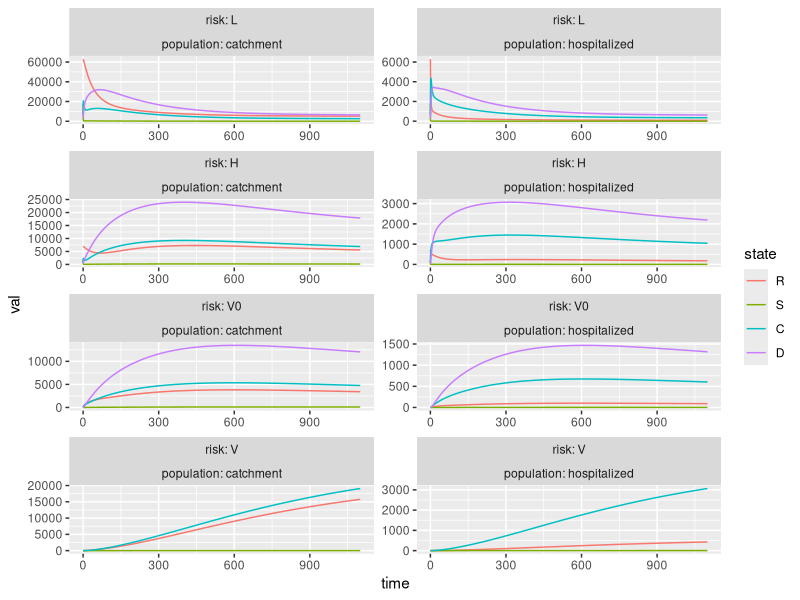

This figure's R source:
library(tidyverse)
library(deSolve)

cdiff_metapop_vacc <- function(t, state, parameters) {
  with(as.list(c(state, parameters)),
       {
         sumC1 <- C1L+C1H+C1V0+C1V
         sumD1 <- D1L+D1H+D1V0
         
         lambda1L <- betaC1L*sumC1 + betaD1L*sumD1
         lambda1H <- betaC1H*sumC1 + betaD1H*sumD1
         lambda1V0 <- betaC1V0*sumC1 + betaD1V0*sumD1
         lambda1V <- betaC1V*sumC1 + betaD1V*sumD1
         
         sumC2 <- C2L+C2H+C2V0+C2V
         sumD2 <- D2L+D2H+D2V0
         
         lambda2L <- betaC2L*sumC2 + betaD2L*sumD2
         lambda2H <- betaC2H*sumC2 + betaD2H*sumD2
         lambda2V0 <- betaC2V0*sumC2 + betaD2V0*sumD2
         lambda2V <- betaC2V*sumC2 + betaD2V*sumD2
         
         dR1L <- b - (d1+alpha1L+(delta+d2)*N2/N1)*R1L + theta1L*S1L + xi1L*C1L + (1-qL)*delta*R2L
         dS1L <-   - (d1+theta1L+lambda1L+(delta+d2)*N2/N1)*S1L + alpha1L*R1L + p1L*eps1L*D1L + (1-qL)*delta*S2L
         dC1L <-   - (d1+xi1L+phi1L+(delta+d2)*N2/N1)*C1L + lambda1L*S1L + (1-qL)*delta*C2L
         dD1L <-   - (d1+p1L*eps1L+(delta+d2)*N2/N1)*D1L + phi1L*C1L + delta*D2L
           
         dR1H <-  - (d1+alpha1H+(delta+d2)*N2/N1)*R1H + theta1H*S1H + xi1H*C1H + (1-qH)*delta*R2H
         dS1H <-  - (d1+theta1H+lambda1H+(delta+d2)*N2/N1)*S1H + alpha1H*R1H + p1H*eps1H*D1H + (1-qH)*delta*S2H
         dC1H <-  - (d1+xi1H+phi1H+(delta+d2)*N2/N1)*C1H + lambda1H*S1H + (1-qH)*delta*C2H
         dD1H <-  - (d1+p1H*eps1H+(delta+d2)*N2/N1)*D1H + phi1H*C1H + delta*D2H
          
         dR1V0 <- - (d1+alpha1V0+(delta+d2)*N2/N1+nu)*R1V0 + theta1V0*S1V0 + xi1V0*C1V0 + delta*(R2V0+qL*R2L+qH*R2H)
         dS1V0 <- - (d1+theta1V0+lambda1V0+(delta+d2)*N2/N1+nu)*S1V0 + alpha1V0*R1V0 + p1V0*eps1V0*D1V0 + delta*(S2V0+qL*S2L+qH*S2H)
         dC1V0 <- - (d1+xi1V0+phi1V0+(delta+d2)*N2/N1+nu)*C1V0 + lambda1V0*S1V0 + delta*(C2V0+qL*C2L+qH*C2H)
         dD1V0 <- - (d1+p1V0*eps1V0+(delta+d2)*N2/N1)*D1V0 + phi1V0*C1V0 + delta*D2V0
         
         dR1V <-  - (d1+alpha1V+(delta+d2)*N2/N1)*R1V + theta1V*S1V + xi1V*C1V + delta*R2V + nu*R1V0
         dS1V <-  - (d1+theta1V+lambda1V+(delta+d2)*N2/N1)*S1V + alpha1V*R1V + delta*S2V + nu*S1V0
         dC1V <-  - (d1+xi1V+(delta+d2)*N2/N1)*C1V + lambda1V*S1V + delta*C2V + nu*C1V0
         
         dR2L <-   - (d2+alpha2L+delta)*R2L + theta2L*S2L + xi2L*C2L + (1-r)*(delta+d2)*N2/N1*R1L
         dS2L <-   - (d2+theta2L+lambda2L+delta)*S2L + alpha2L*R2L + p2L*eps2L*D2L + (1-r)*(delta+d2)*N2/N1*S1L
         dC2L <-   - (d2+xi2L+phi2L+delta)*C2L + lambda2L*S2L + (1-r)*(delta+d2)*N2/N1*C1L
         dD2L <-   - (d2+p2L*eps2L+delta)*D2L + phi2L*C2L + (1-r)*(delta+d2)*N2/N1*D1L
         
         dR2H <-  - (d2+alpha2H+delta)*R2H + theta2H*S2H + xi2H*C2H + (delta+d2)*N2/N1*(r*R1L+R1H)
         dS2H <-  - (d2+theta2H+lambda2H+delta)*S2H + alpha2H*R2H + p2H*eps2H*D2H + (delta+d2)*N2/N1*(r*S1L+S1H)
         dC2H <-  - (d2+xi2H+phi2H+delta)*C2H + lambda2H*S2H + (delta+d2)*N2/N1*(r*C1L+C1H)
         dD2H <-  - (d2+p2H*eps2H+delta)*D2H + phi2H*C2H + (delta+d2)*N2/N1*(r*D1L+D1H)
         
         dR2V0 <- - (d2+alpha2V0+delta+nu)*R2V0 + theta2V0*S2V0 + xi2V0*C2V0 + (delta+d2)*N2/N1*R1V0
         dS2V0 <- - (d2+theta2V0+lambda2V0+delta+nu)*S2V0 + alpha2V0*R2V0 + p2V0*eps2V0*D2V0 + (delta+d2)*N2/N1*S1V0
         dC2V0 <- - (d2+xi2V0+phi2V0+delta+nu)*C2V0 + lambda2V0*S2V0 + (delta+d2)*N2/N1*C1V0
         dD2V0 <- - (d2+p2V0*eps2V0+delta)*D2V0 + phi2V0*C2V0 + (delta+d2)*N2/N1*D1V0
         
         dR2V <-  - (d2+alpha2V+delta)*R2V + theta2V*S2V + xi2V*C2V + nu*R2V0 + (delta+d2)*N2/N1*R1V
         dS2V <-  - (d2+theta2V+lambda2V+delta)*S2V + alpha2V*R2V + nu*S2V0 + (delta+d2)*N2/N1*S1V
         dC2V <-  - (d2+xi2V+delta)*C2V + lambda2V*S2V + nu*C2V0 + (delta+d2)*N2/N1*C1V
         
         list(c(dR1L, dS1L, dC1L, dD1L, dR1H, dS1H, dC1H, dD1H, dR1V0, dS1V0, dC1V0, dD1V0, dR1V, dS1V, dC1V, dR2L, dS2L, dC2L, dD2L, dR2H, dS2H, dC2H, dD2H, dR2V0, dS2V0, dC2V0, dD2V0, dR2V, dS2V, dC2V))
       })
}

N1 <- 100000
N2 <- 10000
d1 <- 1/(78.5*365)
d2 <- .0068
b <- d1*N1 + d2*N2



parameters <- c(N1 = N1, N2 = N2, d1 = d1, d2 = d2, b = b,
                
                alpha1L = 0.5/50, theta1L = 0.0033, xi1L = 0.0165, phi1L = 0.2, 
                p1L = 0.8, eps1L = 0.1, betaC1L = 0.007/50, betaD1L = 0.007/50,
                
                alpha1H = 0.5/50, theta1H = 0.0033, xi1H = 0.0165, phi1H = 0.2, 
                p1H = 0.8, eps1H = 0.1, betaC1H = 0.007/50, betaD1H = 0.007/50,
                
                alpha1V0 = 0.5/50, theta1V0 = 0.0033, xi1V0 = 0.0165, phi1V0 = 0.2, 
                p1V0 = 0.8, eps1V0 = 0.1, betaC1V0 = 0.007/50, betaD1V0 = 0.007/50,
                
                alpha1V = 0.5/50, theta1V = 0.0033, xi1V = 0.0165, 
                betaC1V = 0.007/50, betaD1V = 0.007/50,
                
                alpha2L = 0.5, theta2L = 0.0033, xi2L = 0.0165, phi2L = 0.2, 
                p2L = 0.8, eps2L = 0.1, betaC2L = 0.007, betaD2L = 0.007,
                
                alpha2H = 0.5, theta2H = 0.0033, xi2H = 0.0165, phi2H = 0.2, 
                p2H = 0.8, eps2H = 0.1, betaC2H = 0.007, betaD2H = 0.007,
                
                alpha2V0 = 0.5, theta2V0 = 0.0033, xi2V0 = 0.0165, phi2V0 = 0.2, 
                p2V0 = 0.8, eps2V0 = 0.1, betaC2V0 = 0.007, betaD2V0 = 0.007,
                
                alpha2V = 0.5, theta2V = 0.0033, xi2V = 0.0165, 
                betaC2V = 0.007, betaD2V = 0.007,
                
                qL = 0.25, qH = 0.25, r = 0.25, nu = 2/365, delta = 0.135)

state <- c(R1L = 0.63*N1, S1L = 0.18*N1, C1L = 0.063*N1, D1L = 0.027*N1,
           R1H = 0.07*N1, S1H = 0.02*N1, C1H = 0.007*N1, D1H = 0.003*N1,
           R1V0 = 0, S1V0 = 0, C1V0 = 0, D1V0 = 0,
           R1V = 0, S1V = 0, C1V = 0,
           
           R2L = 0.63*N2, S2L = 0.18*N2, C2L = 0.063*N2, D2L = 0.027*N2,
           R2H = 0.07*N2, S2H = 0.02*N2, C2H = 0.007*N2, D2H = 0.003*N2,
           R2V0 = 0, S2V0 = 0, C2V0 = 0, D2V0 = 0,
           R2V = 0, S2V = 0, C2V = 0)

t <- seq(0, 1100, length = 10000)

cdiff_df <- ode(
  y = state, time = t, 
  func = cdiff_metapop_vacc, 
  parms = parameters) %>%
  unclass() %>% 
  as_tibble() %>%
  gather(func, val, -time) %>% 
  separate(func, into = c("state", "population", "risk"), sep = c(1,2)) %>% 
  mutate(state = factor(state, levels = c("R", "S", "C", "D")),
         population = factor(population, levels = c("1", "2")),
         population = fct_recode(population, catchment = "1", hospitalized = "2"),
         risk = factor(risk, levels = c("L", "H", "V0", "V")))

p <- cdiff_df %>% 
  ggplot(aes(time, val, col = state)) + geom_line() 

p + facet_wrap(vars(risk, population), scales = "free", nrow = 4, labeller = label_context)
